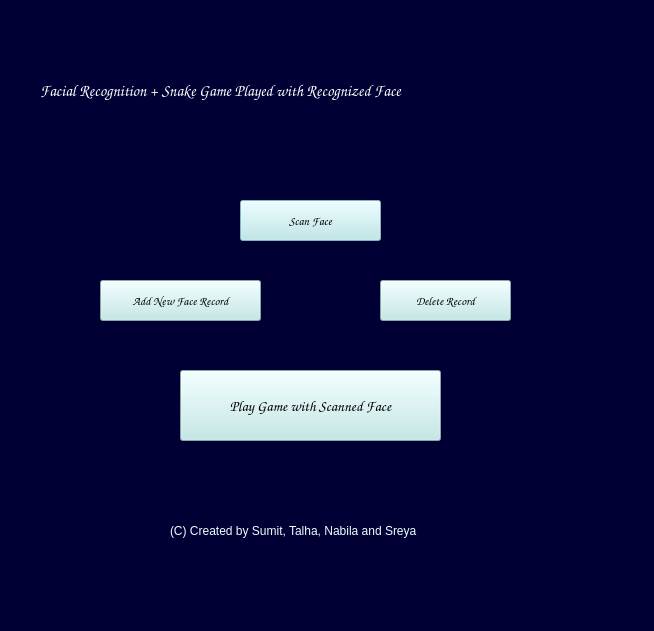
<?xml version="1.0" encoding="UTF-8"?>
<ui version="4.0">
 <class>Dialog</class>
 <widget class="QDialog" name="Dialog">
  <property name="geometry">
   <rect>
    <x>0</x>
    <y>0</y>
    <width>654</width>
    <height>631</height>
   </rect>
  </property>
  <property name="windowTitle">
   <string>Dialog</string>
  </property>
  <property name="styleSheet">
   <string notr="true">background-color: rgb(0, 0, 53);</string>
  </property>
  <widget class="QPushButton" name="scanButton">
   <property name="geometry">
    <rect>
     <x>240</x>
     <y>200</y>
     <width>141</width>
     <height>41</height>
    </rect>
   </property>
   <property name="font">
    <font>
     <family>Comic Sans MS</family>
    </font>
   </property>
   <property name="styleSheet">
    <string notr="true">background-color: rgb(189, 232, 232);
selection-background-color: rgb(141, 198, 211);</string>
   </property>
   <property name="text">
    <string>Scan Face</string>
   </property>
  </widget>
  <widget class="QPushButton" name="addButton">
   <property name="geometry">
    <rect>
     <x>100</x>
     <y>280</y>
     <width>161</width>
     <height>41</height>
    </rect>
   </property>
   <property name="font">
    <font>
     <family>Comic Sans MS</family>
    </font>
   </property>
   <property name="styleSheet">
    <string notr="true">background-color: rgb(189, 232, 232);
selection-background-color: rgb(141, 198, 211);</string>
   </property>
   <property name="text">
    <string>Add New Face Record</string>
   </property>
  </widget>
  <widget class="QPushButton" name="delButton">
   <property name="geometry">
    <rect>
     <x>380</x>
     <y>280</y>
     <width>131</width>
     <height>41</height>
    </rect>
   </property>
   <property name="font">
    <font>
     <family>Comic Sans MS</family>
    </font>
   </property>
   <property name="styleSheet">
    <string notr="true">background-color: rgb(189, 232, 232);
selection-background-color: rgb(141, 198, 211);</string>
   </property>
   <property name="text">
    <string>Delete Record</string>
   </property>
  </widget>
  <widget class="QPushButton" name="gameButton">
   <property name="geometry">
    <rect>
     <x>180</x>
     <y>370</y>
     <width>261</width>
     <height>71</height>
    </rect>
   </property>
   <property name="font">
    <font>
     <family>Comic Sans MS</family>
     <pointsize>11</pointsize>
    </font>
   </property>
   <property name="styleSheet">
    <string notr="true">background-color: rgb(189, 232, 232);
selection-background-color: rgb(141, 198, 211);</string>
   </property>
   <property name="text">
    <string>Play Game with Scanned Face</string>
   </property>
  </widget>
  <widget class="QLabel" name="label">
   <property name="geometry">
    <rect>
     <x>40</x>
     <y>60</y>
     <width>571</width>
     <height>61</height>
    </rect>
   </property>
   <property name="font">
    <font>
     <family>Comic Sans MS</family>
     <pointsize>12</pointsize>
     <weight>50</weight>
     <bold>false</bold>
    </font>
   </property>
   <property name="styleSheet">
    <string notr="true">color: rgb(255, 255, 255);</string>
   </property>
   <property name="text">
    <string>Facial Recognition + Snake Game Played with Recognized Face</string>
   </property>
  </widget>
  <widget class="QLabel" name="label_2">
   <property name="geometry">
    <rect>
     <x>170</x>
     <y>520</y>
     <width>271</width>
     <height>21</height>
    </rect>
   </property>
   <property name="styleSheet">
    <string notr="true">color: rgb(237, 255, 252);</string>
   </property>
   <property name="text">
    <string>(C) Created by Sumit, Talha, Nabila and Sreya</string>
   </property>
  </widget>
  <widget class="QLabel" name="label_3">
   <property name="geometry">
    <rect>
     <x>490</x>
     <y>490</y>
     <width>61</width>
     <height>71</height>
    </rect>
   </property>
   <property name="text">
    <string/>
   </property>
   <property name="pixmap">
    <pixmap>snakes.jpg</pixmap>
   </property>
  </widget>
  <widget class="QLabel" name="label_4">
   <property name="geometry">
    <rect>
     <x>40</x>
     <y>500</y>
     <width>91</width>
     <height>71</height>
    </rect>
   </property>
   <property name="text">
    <string/>
   </property>
   <property name="pixmap">
    <pixmap>laptop.jpg</pixmap>
   </property>
  </widget>
 </widget>
 <resources/>
 <connections/>
</ui>
